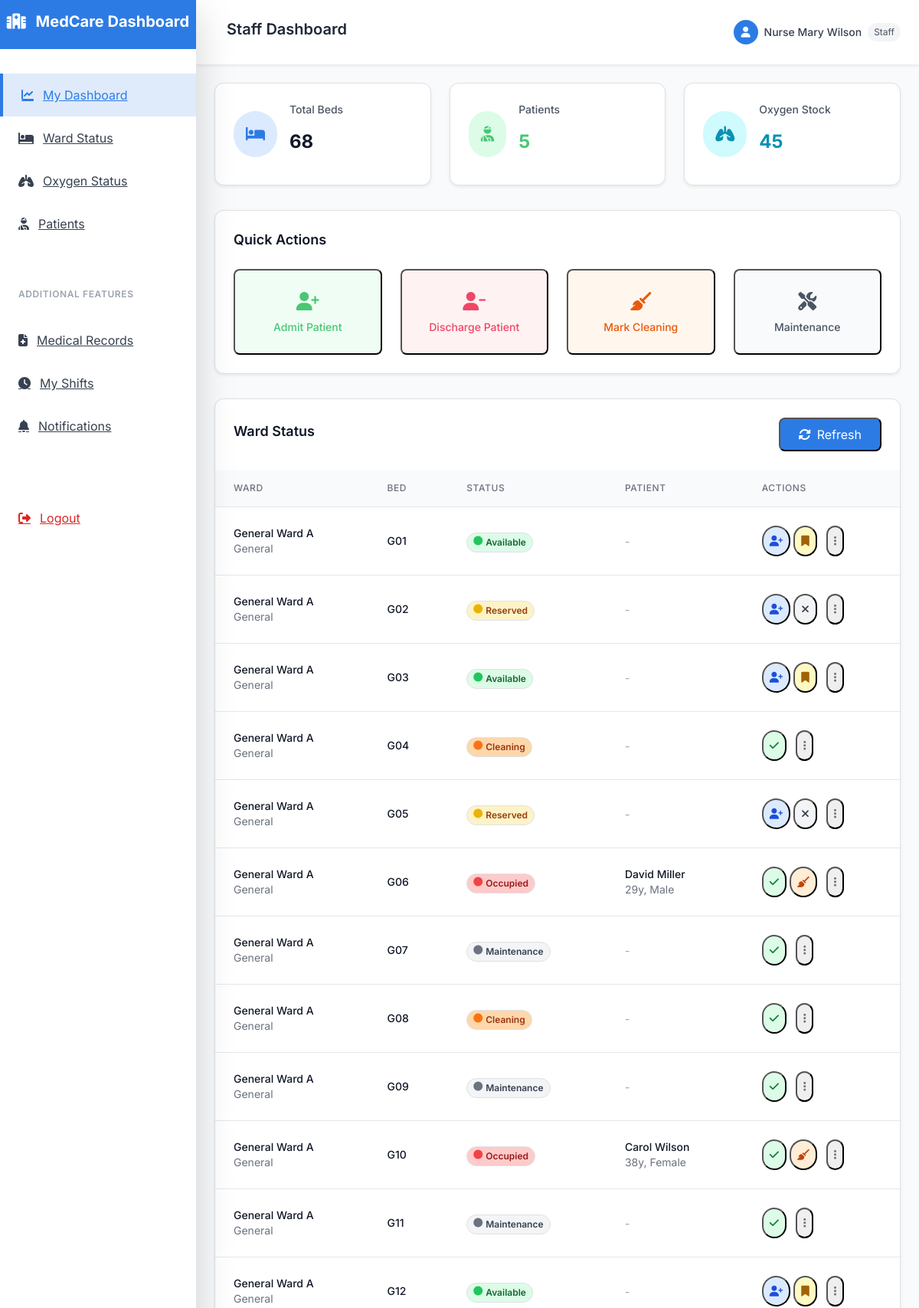
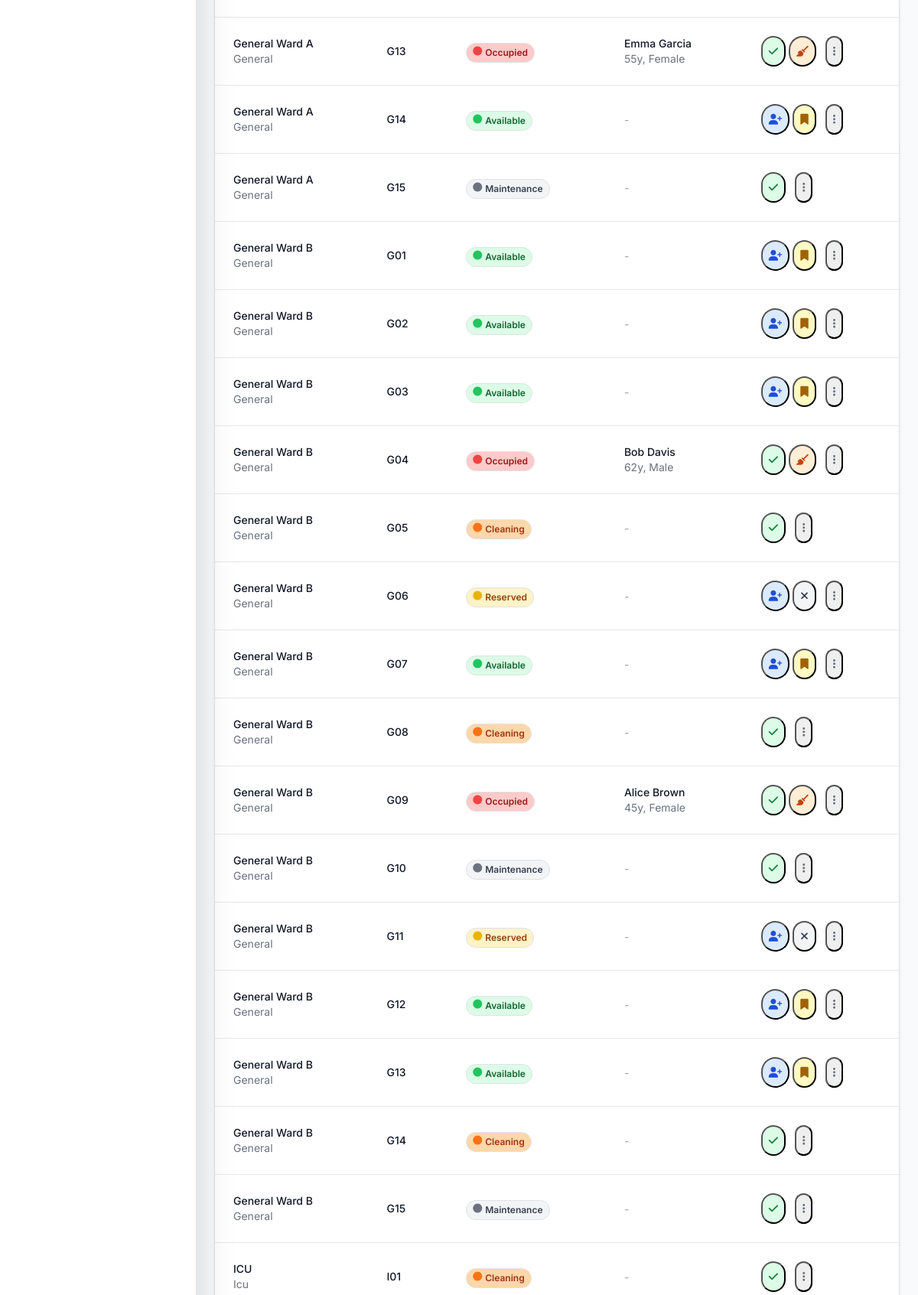
The app's page /staff/dashboard (signed in, upper part) with its own data (2 pictures, top to bottom).
### models.py (models this page shows)
class Oxygen(db.Model):
    id = db.Column(db.Integer, primary_key=True)
    cylinders_in_stock = db.Column(db.Integer, default=0)
    cylinders_in_use = db.Column(db.Integer, default=0)
    next_refill_date = db.Column(db.DateTime, nullable=True)
    last_refill_date = db.Column(db.DateTime, nullable=True)
    notes = db.Column(db.Text, nullable=True)
    updated_at = db.Column(db.DateTime, default=lambda: datetime.now(timezone.utc), onupdate=lambda: datetime.now(timezone.utc))

class Bed(db.Model):
    id = db.Column(db.Integer, primary_key=True)
    ward_id = db.Column(db.Integer, db.ForeignKey('ward.id'), nullable=False, index=True)
    bed_number = db.Column(db.String(20), nullable=False, index=True)
    status = db.Column(db.String(20), default='empty', index=True)  # 'empty', 'occupied', 'reserved', 'cleaning', 'maintenance'
    patient_id = db.Column(db.Integer, db.ForeignKey('patient.id'), nullable=True, index=True)
    notes = db.Column(db.Text, nullable=True)
    updated_at = db.Column(db.DateTime, default=lambda: datetime.now(timezone.utc), onupdate=lambda: datetime.now(timezone.utc), index=True)

class Ward(db.Model):
    id = db.Column(db.Integer, primary_key=True)
    name = db.Column(db.String(100), nullable=False)
    type = db.Column(db.String(50), nullable=False)  # 'general', 'icu', 'emergency', etc.
    beds = db.relationship('Bed', backref='ward', lazy=True)

class Patient(db.Model):
    id = db.Column(db.Integer, primary_key=True)
    name = db.Column(db.String(100), nullable=False)
    age = db.Column(db.Integer, nullable=False, index=True)
    gender = db.Column(db.String(10), nullable=False, index=True)
    phone = db.Column(db.String(20), nullable=True)
    address = db.Column(db.Text, nullable=True)
    emergency_contact = db.Column(db.String(100), nullable=True)
    blood_group = db.Column(db.String(5), nullable=True)
    allergies = db.Column(db.Text, nullable=True)
    medical_history = db.Column(db.Text, nullable=True)
    admitted_on = db.Column(db.DateTime, default=lambda: datetime.now(timezone.utc), index=True)
    discharged_on = db.Column(db.DateTime, nullable=True, index=True)
    oxygen_required = db.Column(db.Boolean, default=False, index=True)
    oxygen_flow_rate = db.Column(db.Float, nullable=True)
    beds = db.relationship('Bed', backref='patient', lazy=True)
    user_account = db.relationship('User', backref='patient_record', lazy=True)

### app.py (the view)
@app.route('/staff/dashboard')
def staff_dashboard():
    if 'user_id' not in session or session['user_role'] != 'staff':
        return redirect(url_for('login'))
    beds = db.session.query(Bed, Ward, Patient).join(Ward).outerjoin(Patient).all()
    oxygen = Oxygen.query.first()
    return render_template('staff/dashboard.html', beds=beds, oxygen=oxygen)

### templates/staff/dashboard.html (shortened to what this page needs)
{% extends "base.html" %}
{% block page_title %}Staff Dashboard{% endblock %}
{% block dashboard_content %}
<div class="grid grid-cols-1 md:grid-cols-3 gap-6 mb-8">
    <div class="bg-white rounded-xl shadow-sm border border-gray-200 p-6 card-hover">
        <div class="flex items-center">
            <div class="p-3 rounded-full bg-blue-100">
                <i class="fas fa-bed text-hospital-blue text-xl"></i>
            </div>
            <div class="ml-4">
                <p class="text-sm font-medium text-gray-600">Total Beds</p>
                <p class="text-2xl font-bold text-gray-900">{{ beds|length }}</p>
            </div>
        </div>
    </div>
    <div class="bg-white rounded-xl shadow-sm border border-gray-200 p-6 card-hover">
        <div class="flex items-center">
            <div class="p-3 rounded-full bg-green-100">
                <i class="fas fa-user-injured text-success-green text-xl"></i>
            </div>
            <div class="ml-4">
                <p class="text-sm font-medium text-gray-600">Patients</p>
                <p class="text-2xl font-bold text-success-green">{{ beds|selectattr('0.status', 'equalto', 'occupied')|list|length }}</p>
            </div>
        </div>
    </div>
    <div class="bg-white rounded-xl shadow-sm border border-gray-200 p-6 card-hover">
        <div class="flex items-center">
            <div class="p-3 rounded-full bg-cyan-100">
                <i class="fas fa-lungs text-cyan-600 text-xl"></i>
            </div>
            <div class="ml-4">
                <p class="text-sm font-medium text-gray-600">Oxygen Stock</p>
                <p class="text-2xl font-bold text-cyan-600">{{ oxygen.cylinders_in_stock if oxygen else 0 }}</p>
            </div>
        </div>
    </div>
</div>
<div class="bg-white rounded-xl shadow-sm border border-gray-200 p-6 mb-8">
    <h3 class="text-lg font-semibold text-gray-900 mb-4">Quick Actions</h3>
    <div class="grid grid-cols-2 md:grid-cols-4 gap-4">
        <button onclick="showGeneralAdmitModal()" class="flex flex-col items-center p-4 bg-green-50 rounded-lg hover:bg-green-100 transition-colors">
            <i class="fas fa-user-plus text-success-green text-2xl mb-2"></i>
            <span class="text-sm font-medium text-success-green">Admit Patient</span>
        </button>
        <button onclick="showGeneralDischargeModal()" class="flex flex-col items-center p-4 bg-red-50 rounded-lg hover:bg-red-100 transition-colors">
            <i class="fas fa-user-minus text-alert-red text-2xl mb-2"></i>
            <span class="text-sm font-medium text-alert-red">Discharge Patient</span>
        </button>
        <button onclick="showBulkCleaningModal()" class="flex flex-col items-center p-4 bg-orange-50 rounded-lg hover:bg-orange-100 transition-colors">
            <i class="fas fa-broom text-orange-600 text-2xl mb-2"></i>
            <span class="text-sm font-medium text-orange-600">Mark Cleaning</span>
        </button>
        <button onclick="showBulkMaintenanceModal()" class="flex flex-col items-center p-4 bg-gray-50 rounded-lg hover:bg-gray-100 transition-colors">
            <i class="fas fa-tools text-gray-600 text-2xl mb-2"></i>
            <span class="text-sm font-medium text-gray-600">Maintenance</span>
        </button>
    </div>
</div>
<div class="bg-white rounded-xl shadow-sm border border-gray-200 mb-8">
    <div class="px-6 py-4 border-b border-gray-200">
        <div class="flex items-center justify-between">
            <h3 class="text-lg font-semibold text-gray-900">Ward Status</h3>
            <button onclick="refreshData()" class="px-4 py-2 bg-hospital-blue text-white rounded-lg hover:bg-blue-700 transition-colors">
                <i class="fas fa-sync-alt mr-2"></i>Refresh
            </button>
        </div>
    </div>
    <div class="overflow-x-auto">
        <table class="min-w-full divide-y divide-gray-200">
            <thead class="bg-gray-50">
                <tr>
                    <th class="px-6 py-3 text-left text-xs font-medium text-gray-500 uppercase tracking-wider">Ward</th>
                    <th class="px-6 py-3 text-left text-xs font-medium text-gray-500 uppercase tracking-wider">Bed</th>
                    <th class="px-6 py-3 text-left text-xs font-medium text-gray-500 uppercase tracking-wider">Status</th>
                    <th class="px-6 py-3 text-left text-xs font-medium text-gray-500 uppercase tracking-wider">Patient</th>
                    <th class="px-6 py-3 text-left text-xs font-medium text-gray-500 uppercase tracking-wider">Actions</th>
                </tr>
            </thead>
            <tbody class="bg-white divide-y divide-gray-200">
                {% for bed, ward, patient in beds %}
                <tr class="hover:bg-gray-50" id="bed-row-{{ bed.id }}">
                    <td class="px-6 py-4 whitespace-nowrap">
                        <div class="text-sm font-medium text-gray-900">{{ ward.name }}</div>
                        <div class="text-sm text-gray-500">{{ ward.type.title() }}</div>
                    </td>
                    <td class="px-6 py-4 whitespace-nowrap text-sm font-medium text-gray-900">
                        {{ bed.bed_number }}
                    </td>
                    <td class="px-6 py-4 whitespace-nowrap">
                        <span class="inline-flex px-2 py-1 text-xs font-semibold rounded-full border status-{{ bed.status }}" id="status-{{ bed.id }}">
                            {% if bed.status == 'empty' %}
                                <i class="fas fa-circle text-green-500 mr-1"></i>Available
                            {% elif bed.status == 'occupied' %}
                                <i class="fas fa-circle text-red-500 mr-1"></i>Occupied
                            {% elif bed.status == 'reserved' %}
                                <i class="fas fa-circle text-yellow-500 mr-1"></i>Reserved
                            {% elif bed.status == 'cleaning' %}
                                <i class="fas fa-circle text-orange-500 mr-1"></i>Cleaning
                            {% elif bed.status == 'maintenance' %}
                                <i class="fas fa-circle text-gray-500 mr-1"></i>Maintenance
                            {% endif %}
                        </span>
                    </td>
                    <td class="px-6 py-4 whitespace-nowrap" id="patient-{{ bed.id }}">
                        {% if patient %}
                            <div class="text-sm font-medium text-gray-900">{{ patient.name }}</div>
                            <div class="text-sm text-gray-500">{{ patient.age }}y, {{ patient.gender.title() }}</div>
                        {% else %}
                            <span class="text-sm text-gray-400">-</span>
                        {% endif %}
                    </td>
                    <td class="px-6 py-4 whitespace-nowrap text-sm font-medium">
                        <div class="flex items-center space-x-3">
                            <div class="flex space-x-1">
                                {% if bed.status == 'occupied' %}
                                <button onclick="quickStatusChange({{ bed.id }}, 'empty')"
                                        class="quick-action-btn p-2 bg-green-100 text-green-700 rounded-full hover:bg-green-200 transition-colors"
                                        title="Mark as Available">
                                    <i class="fas fa-check text-sm"></i>
                                </button>
                                <button onclick="quickStatusChange({{ bed.id }}, 'cleaning')"
                                        class="p-2 bg-orange-100 text-orange-700 rounded-full hover:bg-orange-200 transition-colors"
                                        title="Mark for Cleaning">
                                    <i class="fas fa-broom text-sm"></i>
                                </button>
                                {% elif bed.status == 'empty' %}
                                <button onclick="quickAdmit({{ bed.id }})"
                                        class="p-2 bg-blue-100 text-blue-700 rounded-full hover:bg-blue-200 transition-colors"
                                        title="Admit Patient">
                                    <i class="fas fa-user-plus text-sm"></i>
                                </button>
                                <button onclick="quickStatusChange({{ bed.id }}, 'reserved')"
                                        class="p-2 bg-yellow-100 text-yellow-700 rounded-full hover:bg-yellow-200 transition-colors"
                                        title="Reserve Bed">
                                    <i class="fas fa-bookmark text-sm"></i>
                                </button>
                                {% elif bed.status == 'cleaning' %}
                                <button onclick="quickStatusChange({{ bed.id }}, 'empty')"
                                        class="p-2 bg-green-100 text-green-700 rounded-full hover:bg-green-200 transition-colors"
                                        title="Cleaning Complete">
                                    <i class="fas fa-check text-sm"></i>
                                </button>
                                {% elif bed.status == 'reserved' %}
                                <button onclick="quickAdmit({{ bed.id }})"
                                        class="p-2 bg-blue-100 text-blue-700 rounded-full hover:bg-blue-200 transition-colors"
                                        title="Admit Reserved Patient">
                                    <i class="fas fa-user-plus text-sm"></i>
                                </button>
                                <button onclick="quickStatusChange({{ bed.id }}, 'empty')"
                                        class="p-2 bg-gray-100 text-gray-700 rounded-full hover:bg-gray-200 transition-colors"
                                        title="Cancel Reservation">
                                    <i class="fas fa-times text-sm"></i>
                                </button>
                                {% elif bed.status == 'maintenance' %}
                                <button onclick="quickStatusChange({{ bed.id }}, 'empty')"
                                        class="p-2 bg-green-100 text-green-700 rounded-full hover:bg-green-200 transition-colors"
                                        title="Maintenance Complete">
                                    <i class="fas fa-check text-sm"></i>
                                </button>
                                {% endif %}
                            </div>
                            <div class="relative">
                                <button onclick="toggleDropdown({{ bed.id }})"
                                        class="p-2 text-gray-500 hover:text-gray-700 rounded-full hover:bg-gray-100">
                                    <i class="fas fa-ellipsis-v text-sm"></i>
                                </button>
                            </div>
                        </div>
                    </td>
                </tr>
                {% endfor %}
            </tbody>
        </table>
    </div>
</div>
{% endblock %}

### static/css/custom.css (style rules this page uses)
.status-empty { background-color: #dcfce7; color: #166534; border-color: #bbf7d0; }
.status-occupied { background-color: #fee2e2; color: #991b1b; border-color: #fecaca; }
.status-reserved { background-color: #fef3c7; color: #92400e; border-color: #fde68a; }
.status-cleaning { background-color: #fed7aa; color: #9a3412; border-color: #fdba74; }
.status-maintenance { background-color: #f3f4f6; color: #374151; border-color: #d1d5db; }
.card-hover { transition: all 0.3s ease; }
:root { --hospital-blue: #2C7BE5; --success-green: #48C774; --warning-yellow: #FFDD57; --alert-red: #F14668; --bg-light: #F8FAFC; --text-dark: #222B45; }
.quick-action-btn { transition: all 0.2s ease; transform: scale(1); }

### templates/base.html (style rules this page uses)
body { font-family: 'Inter', sans-serif; }
.status-empty { background-color: #dcfce7; color: #166534; border-color: #bbf7d0; }
.status-occupied { background-color: #fecaca; color: #991b1b; border-color: #fca5a5; }
.status-reserved { background-color: #fef3c7; color: #92400e; border-color: #fde68a; }
.status-cleaning { background-color: #fed7aa; color: #9a3412; border-color: #fdba74; }
.status-maintenance { background-color: #f3f4f6; color: #374151; border-color: #d1d5db; }
.card-hover { transition: all 0.3s ease; }

### records on screen
Oxygen: cylinders_in_stock "45"
Bed: name "General Ward A", type "General", bed_number "G01", status "empty" (drawn)
Bed: name "General Ward A", type "General", bed_number "G02", status "reserved" (drawn)
Bed: name "General Ward A", type "General", bed_number "G03", status "empty" (drawn)
Bed: name "General Ward A", type "General", bed_number "G04", status "cleaning" (drawn)
Bed: name "General Ward A", type "General", bed_number "G05", status "reserved" (drawn)
Bed: name "General Ward A", type "General", bed_number "G06", status "occupied" (drawn), name "David Miller", age "29", gender "Male"
Bed: name "General Ward A", type "General", bed_number "G07", status "maintenance" (drawn)
Bed: name "General Ward A", type "General", bed_number "G08", status "cleaning" (drawn)
Bed: name "General Ward A", type "General", bed_number "G09", status "maintenance" (drawn)
Bed: name "General Ward A", type "General", bed_number "G10", status "occupied" (drawn), name "Carol Wilson", age "38", gender "Female"
Bed: name "General Ward A", type "General", bed_number "G11", status "maintenance" (drawn)
Bed: name "General Ward A", type "General", bed_number "G12", status "empty" (drawn)
Bed: name "General Ward A", type "General", bed_number "G13", status "occupied" (drawn), name "Emma Garcia", age "55", gender "Female"
Bed: name "General Ward A", type "General", bed_number "G14", status "empty" (drawn)
Bed: name "General Ward A", type "General", bed_number "G15", status "maintenance" (drawn)
Bed: name "General Ward B", type "General", bed_number "G01", status "empty" (drawn)
Bed: name "General Ward B", type "General", bed_number "G02", status "empty" (drawn)
Bed: name "General Ward B", type "General", bed_number "G03", status "empty" (drawn)
Bed: name "General Ward B", type "General", bed_number "G04", status "occupied" (drawn), name "Bob Davis", age "62", gender "Male"
Bed: name "General Ward B", type "General", bed_number "G05", status "cleaning" (drawn)
Bed: name "General Ward B", type "General", bed_number "G06", status "reserved" (drawn)
Bed: name "General Ward B", type "General", bed_number "G07", status "empty" (drawn)
Bed: name "General Ward B", type "General", bed_number "G08", status "cleaning" (drawn)
Bed: name "General Ward B", type "General", bed_number "G09", status "occupied" (drawn), name "Alice Brown", age "45", gender "Female"
Bed: name "General Ward B", type "General", bed_number "G10", status "maintenance" (drawn)
Bed: name "General Ward B", type "General", bed_number "G11", status "reserved" (drawn)
Bed: name "General Ward B", type "General", bed_number "G12", status "empty" (drawn)
Bed: name "General Ward B", type "General", bed_number "G13", status "empty" (drawn)
Bed: name "General Ward B", type "General", bed_number "G14", status "cleaning" (drawn)
Bed: name "General Ward B", type "General", bed_number "G15", status "maintenance" (drawn)
Bed: name "ICU", type "Icu", bed_number "I01", status "cleaning" (drawn)

### other values on screen
{{ session.user_name }} "Nurse Mary Wilson"
{{ session.user_role.title() }} "Staff"
{{ beds|length }} "68"
{{ beds|selectattr('0.status', 'equalto', 'occupied')|list|length }} "5"
